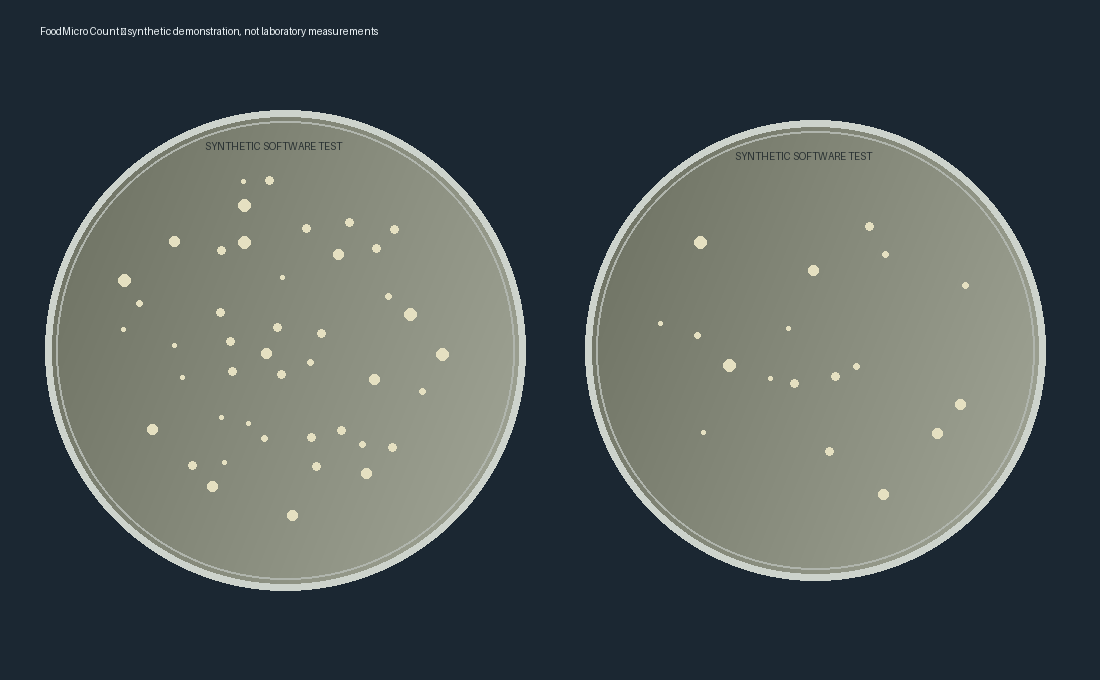
#> input picture foodmicro/assets/synthetic_plates.png, 1100 x 680 px
$ python -i vision.py   (imports and definitions only)   (older library calls are emulated)
#> lines starting #> are read from the running program, lines starting #| are printed output that depends on the picture; after the words box and inside, x2 and y2 are one past the last pixel; in counts of white or black regions, pixels touching at a corner belong together
"""Independent hybrid detector. Image rules nominate objects, not organism identities."""
from __future__ import annotations
from dataclasses import dataclass, asdict
from pathlib import Path
import copy
import hashlib
import json
import math

import cv2
import numpy as np
from PIL import Image, ImageOps, ImageDraw
from scipy import ndimage as ndi
from skimage.feature import blob_log
from skimage.segmentation import watershed
from skimage.measure import regionprops
from skimage.morphology import h_maxima

from . import ALGORITHM_VERSION
from .models import Boundary, Detection, uid, enumeration_scope
from .morphology import radius_guide, fungal_target, screen_artefacts, broad_regions, internal_pinpoints


# [13 lines left out: functions read_rgb, image_sha, not called in this run]


def profiles() -> dict:
    p=Path(__file__).with_name("data")/"media.json"
    return json.loads(p.read_text(encoding="utf-8"))


@dataclass
class CounterSettings:
    strategy: str="hybrid"
    sensitivity: float=1.0
    min_radius_px: float=0.8
    max_radius_px: float=12.0
    min_contrast: float=9.0
    rim_inset: float=0.13
    split_touching: bool=True
    polarity: str="profile"
    hue_min: float=0.0
    hue_max: float=179.0
    saturation_min: float=0.0
    colour_filter: bool=False
    use_profile_sizes: bool=True
    dish_diameter_mm: float=90.0
    inspect_spreading: bool=True
    screen_marks: bool=True

    # [19 lines left out: functions validate, ellipse_mask, not called in this run]


def detect_plates(rgb: np.ndarray) -> list[Boundary]:
    """Hough proposals ranked by ring edge support, then overlap suppression.

    Plate coordinates stay in the original image. Ellipse fallback offers manual
    perspective masks, but no homography or invented boundary when detection fails.
    """
    if rgb.ndim!=3 or rgb.shape[2]!=3:raise ValueError("Expected an RGB image")
    h0,w0=rgb.shape[:2];scale=min(1.0,1100/max(h0,w0))
#> after `h0, w0 = rgb.shape[:2]`: h0 = 680; w0 = 1100
#> after `scale = min(1.0, 1100 / max(h0, w0))`: scale = 1
    im=cv2.resize(rgb,(round(w0*scale),round(h0*scale))) if scale<1 else rgb
    gray=cv2.cvtColor(im,cv2.COLOR_RGB2GRAY);gray=cv2.GaussianBlur(gray,(5,5),1)
    h,w=gray.shape;s=min(h,w)
#> after `h, w = gray.shape`: h = 680; w = 1100
#> after `s = min(h, w)`: s = 680
    edges=cv2.Canny(gray,40,100)
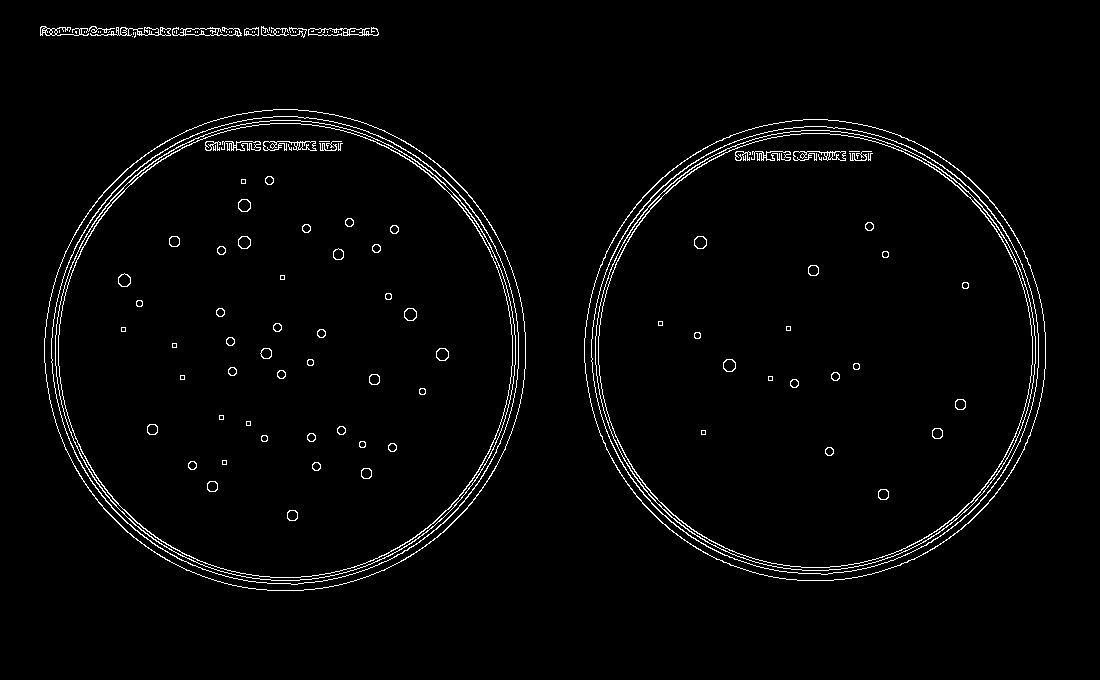
#> edges: shape (680, 1100); 2.3% white in thin lines or dots, all inside (x1, y1, x2, y2) = (40, 26, 1046, 591)
    distances=ndi.distance_transform_edt(edges==0)
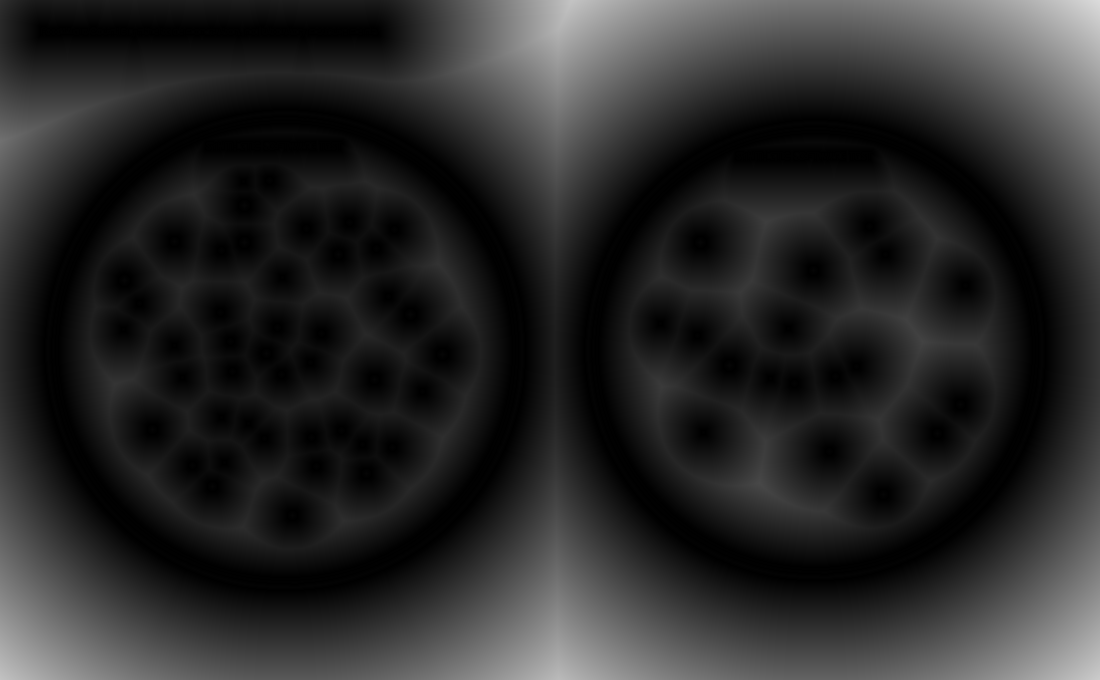
#> distances: shape (680, 1100) float64; min 0, max 219.7, mean 41.9
    cir=cv2.HoughCircles(gray,cv2.HOUGH_GRADIENT,dp=1.15,minDist=s*.23,
                        param1=90,param2=35,minRadius=max(12,int(s*.075)),maxRadius=int(s*.54))
#> cir = [[282.3, 352.5, 230.2], [812.5, 352.5, 220.2], [452.5, 329.5, 146], [413.4, 145.5, 231.9], [380.1, 488.2, 65.95], [811.3, 191.5, 65.38], [589.4, 145.5, 87.57], [705.5, 474.4, 64.68], [77.62, 145.5, 65.49]]
    candidates=[]
    theta=np.linspace(0,2*np.pi,360,endpoint=False)
    for x,y,r in ([] if cir is None else cir[0]):
        x,y,r=float(x),float(y),float(r)
        xx=np.rint(x+r*np.cos(theta)).astype(int);yy=np.rint(y+r*np.sin(theta)).astype(int)
        valid=(xx>=0)&(xx<w)&(yy>=0)&(yy<h)
        if valid.mean()<.70:continue
        ring_support=np.mean(distances[yy[valid],xx[valid]]<=max(2,r*.027))
        # Each of twelve arcs must contain support; avoids unrelated circle fragments.
        arcs=[]
        for ii in np.array_split(np.arange(360),12):
            jj=ii[valid[ii]]
            arcs.append(np.mean(distances[yy[jj],xx[jj]]<=max(2,r*.027)) if len(jj) else 0)
        coverage=np.mean(np.array(arcs)>.4)
        score=float(.7*ring_support+.3*coverage)
        if ring_support<.55 or coverage<.50 or score<.56:continue
        candidates.append(Boundary(x/scale,y/scale,r/scale,r/scale,score=score))
#> this loop made 9 passes
#> (x, y, r, ring_support, coverage, score) on passes 1 to 9: (282.3, 352.5, 230.2, 1, 1, 1), (812.5, 352.5, 220.2, 1, 1, 1), (452.5, 329.5, 146, 0.256, 0.167, 0.229), (413.4, 145.5, 231.9, 0.255, 0.167, 0.228), (380.1, 488.2, 65.95, 0.253, 0.167, 0.227), (811.3, 191.5, 65.38, 0.306, 0.333, 0.314), (589.4, 145.5, 87.57, 0.161, 0.167, 0.163), (705.5, 474.4, 64.68, 0.231, 0.25, 0.236), (77.62, 145.5, 65.49, 0.197, 0.25, 0.213)
#> after the loop, candidates = 2 items
    candidates.sort(key=lambda b:b.score,reverse=True)
    # Use a repeated dish-size constraint only when >=3 proposals support the
    # strongest ring's radius. Manual boundaries remain available for mixed sizes.
    if candidates:
        anchor=candidates[0].rx
#> anchor = 230.2
        similar=[b for b in candidates if .68*anchor<=b.rx<=1.32*anchor]
#> similar = 2 items
        if len(similar)>=3:candidates=similar
    kept=[]
    for b in candidates:
        if any(math.hypot(b.cx-q.cx,b.cy-q.cy)<.70*(b.rx+q.rx) for q in kept):continue
        kept.append(b)
#> this loop made 2 passes
#> after the loop, kept = 2 items
    # Region ellipse proposals only if no trustworthy ring was found.
    if not kept:
        contours,_=cv2.findContours(edges,cv2.RETR_LIST,cv2.CHAIN_APPROX_SIMPLE)
        for contour in contours:
            if len(contour)<20 or cv2.contourArea(contour)<s*s*.05:continue
            (x,y),(a,b),angle=cv2.fitEllipse(contour)
            if not .65<min(a,b)/max(a,b)<=1 or max(a,b)>s*1.1:continue
            boundary=Boundary(x/scale,y/scale,a/(2*scale),b/(2*scale),angle,score=.5,source="ellipse-fallback")
            if 0<=x<w and 0<=y<h:kept.append(boundary)
        kept=sorted(kept,key=lambda b:b.rx*b.ry,reverse=True)[:1]
    return sorted(kept,key=lambda b:(round(b.cy/(max(1,b.ry))),b.cx))


# [48 lines left out: functions quality_assessment, fill_small_holes, select_rim, review_mark_counts, not called in this run]

def rim_warning(inset):
    return f'Outer {inset:.0%} of radius excluded from automatic counting. Inspect the omitted agar; no area scaling applied.'


# [205 lines left out: functions appearance_match, count_colonies, annotate, not called in this run]

>>> import cv2
>>> picture = cv2.cvtColor(cv2.imread('assets/synthetic_plates.png'), cv2.COLOR_BGR2RGB)
>>> result = detect_plates(picture)
#> result = 2 items
